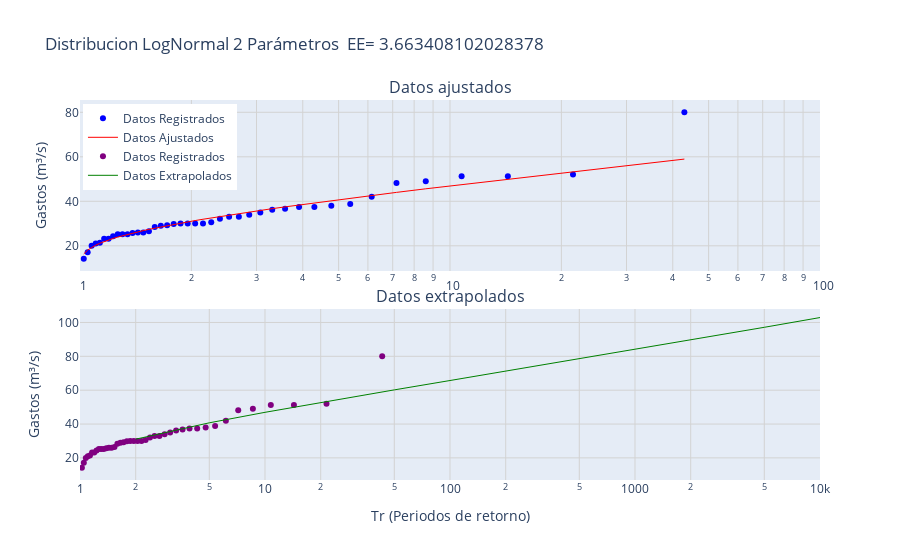

The cell this chart's notebook holds for it:
### Code cell
# Crear subplots
fig = make_subplots(rows=2, 
                    cols=1, 
                    shared_xaxes=False, 
                    vertical_spacing=0.1, 
                    subplot_titles=("Datos ajustados", "Datos extrapolados"))

# Gráfico 1: Datos Registrados (Scatter) y Datos Ajustados (Línea)
fig.add_trace(go.Scatter(x=tR, 
                         y=dReg, 
                         mode='markers', 
                         name='Datos Registrados', 
                         #alpha=.4, 
                         marker=dict(color='blue')), 
              row=1, col=1)
fig.add_trace(go.Scatter(x=tR, 
                         y=dAjust, 
                         mode='lines', 
                         name='Datos Ajustados', 
                         line=dict(color='red', width=1)), 
              row=1, col=1)

fig.add_trace(go.Scatter(x=tR, 
                         y=dReg,
                         mode='markers', 
                         name='Datos Registrados', 
                         #alpha=.4, 
                         marker=dict(color='purple')), 
              row=2, col=1)
fig.add_trace(go.Scatter(x=dTrExtrap, 
                         y=dExtrap, 
                         mode='lines', 
                         name='Datos Extrapolados', 
                         line=dict(color='green', 
                         width=1)), 
              row=2, col=1)

# Configurar el layout
fig.update_layout(
    title_text=titulo,
    #xaxis_type="log",  # Eje x semilogarítmico
    #yaxis_title="Gastos (m³/s)",
    showlegend=True,
    legend=dict(x=0.004, y=0.99)
)
'''
# Añadir una leyenda personalizada como anotación para el gráfico 1
fig.add_annotation(
    xref="paper", yref="paper",
    x=0.05, y=0.99, showarrow=False,
    text="Gráfico 1: Datos Registrados y Ajustados",
    font=dict(size=12, color="black")
)

# Añadir una leyenda personalizada como anotación para el gráfico 2
fig.add_annotation(
    xref="paper", yref="paper",
    x=0.05, y=0.40, showarrow=False,
    text="Gráfico 2: Datos Registrados y Extrapolados",
    font=dict(size=12, color="black")
)
'''
# Configurar ambos ejes x como logarítmicos
fig.update_xaxes(type="log", 
                 range=[0, 2], 
                 showgrid=True, 
                 gridcolor='lightgray', 
                 row=1, col=1)  # Eje x de la primera fila
fig.update_xaxes(type="log", 
                 range=[0, 4], 
                 title="Tr (Periodos de retorno)", 
                 showgrid=True, 
                 gridcolor='lightgray', 
                 row=2, col=1)  # Eje x de la segunda fila
fig.update_yaxes(title_text="Gastos (m³/s)", 
                 showgrid=True, 
                 gridcolor='lightgray', 
                 row=1, col=1)
fig.update_yaxes(title_text="Gastos (m³/s)", 
                 showgrid=True, 
                 gridcolor='lightgray', 
                 row=2, col=1)

# Mostrar el gráfico
fig.show()
#fig.write_html(r'C:\Users\sear2\Music\analisis_frecuencias\Analisis_de_Frecuencias\salidas\grafico_plotly.html')  # Windows
fig.write_html('salidas_notebooks/lognormal_2p.html')  # Linux

### Figure 1 — Plotly figure (JSON) as saved in the notebook; plotly's stock layout.template omitted (floating-point values rounded to 4 significant figures)
{"data": [{"marker": {"color": "blue"}, "mode": "markers", "name": "Datos Registrados", "type": "scatter", "x": [43, 21.5, 14.33, 10.75, 8.6, 7.167, 6.143, 5.375, 4.778, 4.3, 3.909, 3.583, 3.308, 3.071, 2.867, 2.688, 2.529, 2.389, 2.263, 2.15, 2.048, 1.955, 1.87, 1.792, 1.72, 1.654, 1.593, 1.536, 1.483, 1.433, 1.387, 1.344, 1.303, 1.265, 1.229, 1.194, 1.162, 1.132, 1.103, 1.075, 1.049, 1.024], "xaxis": "x", "y": [80, 52, 51.3, 51.3, 49, 48.2, 42, 38.8, 38, 37.4, 37.4, 36.7, 36.2, 35, 34, 33, 33, 32.1, 30.6, 30, 30, 30, 30, 29.8, 29.2, 29, 28.4, 26.5, 26, 26, 25.7, 25.2, 25.2, 25.2, 24.3, 23.2, 23.2, 21.4, 21, 20, 17.1, 14.2], "yaxis": "y"}, {"line": {"color": "red", "width": 1}, "mode": "lines", "name": "Datos Ajustados", "type": "scatter", "x": [43, 21.5, 14.33, 10.75, 8.6, 7.167, 6.143, 5.375, 4.778, 4.3, 3.909, 3.583, 3.308, 3.071, 2.867, 2.688, 2.529, 2.389, 2.263, 2.15, 2.048, 1.955, 1.87, 1.792, 1.72, 1.654, 1.593, 1.536, 1.483, 1.433, 1.387, 1.344, 1.303, 1.265, 1.229, 1.194, 1.162, 1.132, 1.103, 1.075, 1.049, 1.024], "xaxis": "x", "y": [58.97, 53.34, 49.98, 47.54, 45.61, 44.01, 42.62, 41.39, 40.29, 39.29, 38.36, 37.5, 36.68, 35.92, 35.19, 34.49, 33.82, 33.17, 32.55, 31.94, 31.34, 30.76, 30.18, 29.62, 29.06, 28.5, 27.95, 27.39, 26.84, 26.28, 25.71, 25.13, 24.54, 23.92, 23.29, 22.62, 21.9, 21.13, 20.27, 19.29, 18.07, 16.35], "yaxis": "y"}, {"marker": {"color": "purple"}, "mode": "markers", "name": "Datos Registrados", "type": "scatter", "x": [43, 21.5, 14.33, 10.75, 8.6, 7.167, 6.143, 5.375, 4.778, 4.3, 3.909, 3.583, 3.308, 3.071, 2.867, 2.688, 2.529, 2.389, 2.263, 2.15, 2.048, 1.955, 1.87, 1.792, 1.72, 1.654, 1.593, 1.536, 1.483, 1.433, 1.387, 1.344, 1.303, 1.265, 1.229, 1.194, 1.162, 1.132, 1.103, 1.075, 1.049, 1.024], "xaxis": "x2", "y": [80, 52, 51.3, 51.3, 49, 48.2, 42, 38.8, 38, 37.4, 37.4, 36.7, 36.2, 35, 34, 33, 33, 32.1, 30.6, 30, 30, 30, 30, 29.8, 29.2, 29, 28.4, 26.5, 26, 26, 25.7, 25.2, 25.2, 25.2, 24.3, 23.2, 23.2, 21.4, 21, 20, 17.1, 14.2], "yaxis": "y2"}, {"line": {"color": "green", "width": 1}, "mode": "lines", "name": "Datos Extrapolados", "type": "scatter", "x": [2, 5, 10, 20, 50, 100, 200, 500, 1000, 2000, 5000, 10000], "xaxis": "x2", "y": [31.05, 40.72, 46.92, 52.75, 60.18, 65.7, 71.2, 78.49, 84.04, 89.65, 97.15, 102.9], "yaxis": "y2"}], "layout": {"annotations": [{"font": {"size": 16}, "showarrow": false, "text": "Datos ajustados", "x": 0.5, "xanchor": "center", "xref": "paper", "y": 1, "yanchor": "bottom", "yref": "paper"}, {"font": {"size": 16}, "showarrow": false, "text": "Datos extrapolados", "x": 0.5, "xanchor": "center", "xref": "paper", "y": 0.45, "yanchor": "bottom", "yref": "paper"}], "legend": {"x": 0.004, "y": 0.99}, "showlegend": true, "title": {"text": "Distribucion LogNormal 2 Parámetros\n EE= 3.663408102028378"}, "xaxis": {"anchor": "y", "domain": [0, 1], "gridcolor": "lightgray", "range": [0, 2], "showgrid": true, "type": "log"}, "xaxis2": {"anchor": "y2", "domain": [0, 1], "gridcolor": "lightgray", "range": [0, 4], "showgrid": true, "title": {"text": "Tr (Periodos de retorno)"}, "type": "log"}, "yaxis": {"anchor": "x", "domain": [0.55, 1], "gridcolor": "lightgray", "showgrid": true, "title": {"text": "Gastos (m³/s)"}}, "yaxis2": {"anchor": "x2", "domain": [0, 0.45], "gridcolor": "lightgray", "showgrid": true, "title": {"text": "Gastos (m³/s)"}}}}
